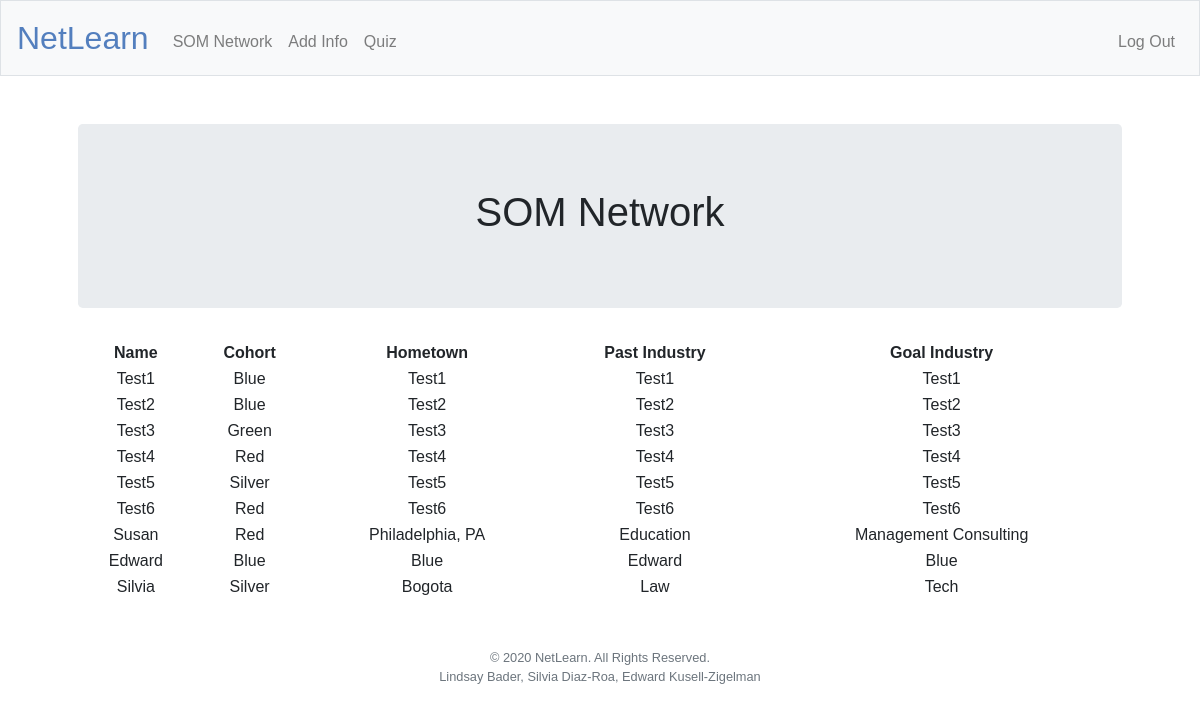
Page / (signed in) on the earlier database version.
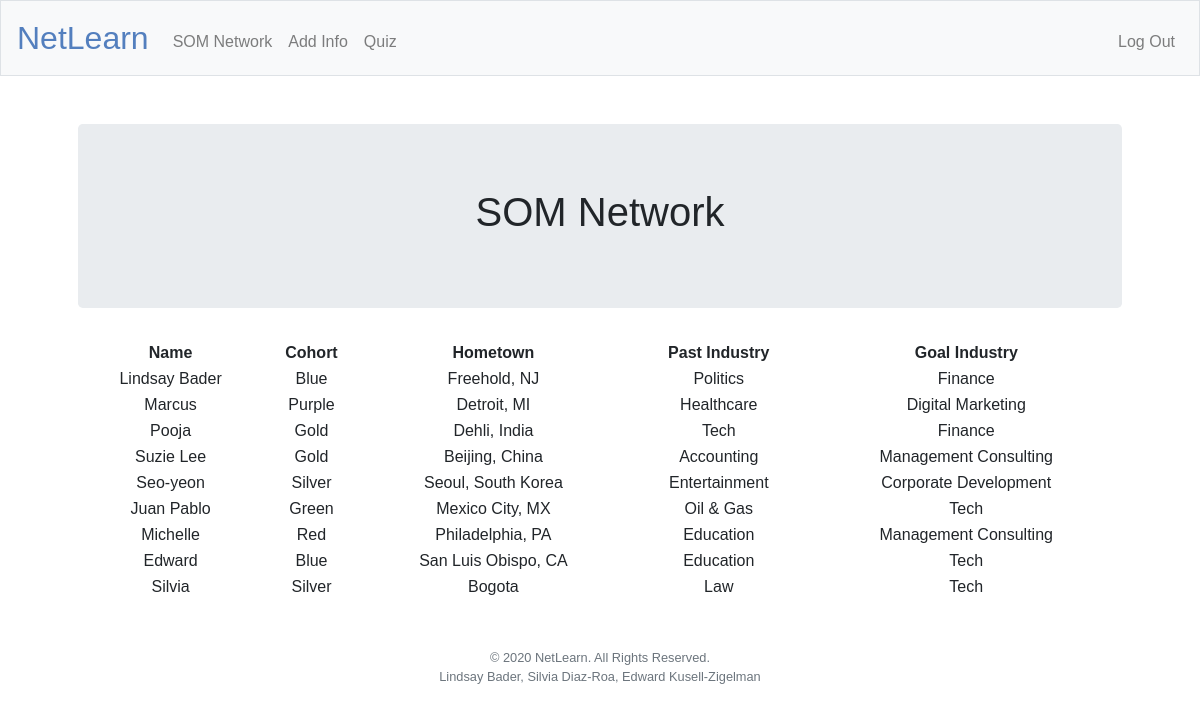
Same page on the later database version.
### tables this page shows
CREATE TABLE network (id INTEGER, name TEXT, cohort TEXT, hometown TEXT, past_industry TEXT, goal_industry TEXT, PRIMARY KEY(id));

### application.py (the view)
@app.route("/")
@login_required
def SOM_network():
    network = db.execute("SELECT * FROM network")
    return render_template("SOM_network.html", network = network)

### application.py (called while the page is built)
@app.after_request
def after_request(response):
    response.headers["Cache-Control"] = "no-cache, no-store, must-revalidate"
    response.headers["Expires"] = 0
    response.headers["Pragma"] = "no-cache"
    return response

### helpers.py (called while the page is built)
def login_required(f):
    @wraps(f)
    def decorated_function(*args, **kwargs):
        if session.get("user_id") is None:
            return redirect("/login")
        return f(*args, **kwargs)
    return decorated_function

### templates/SOM_network.html (shortened to what this page needs)
{% extends "layout.html" %}
{% block main %}
            <div class="jumbotron">
            <h1>SOM Network</h1>
            </div>
                <table style="width: 100%">
                    <thead>
                        <tr>
                            <th>Name</th>
                            <th>Cohort</th>
                            <th>Hometown</th>
                            <th>Past Industry</th>
                            <th>Goal Industry</th>
                        </tr>
                    </thead>
                    <tbody>
                        {% for row in network %}
                            <tr>
                                <td> {{ row.name}} </td>
                                <td> {{ row.cohort}} </td>
                                <td> {{ row.hometown}} </td>
                                <td> {{ row.past_industry}} </td>
                                <td> {{ row.goal_industry}} </td>
                            </tr>
                        {% endfor %}
                    </tbody>
                </table>
{% endblock %}

### templates/layout.html (shortened to what this page needs)
<!DOCTYPE html>
<html lang="en">
    <head>
        <link rel="stylesheet" href="https://cdn.jsdelivr.net/npm/bootstrap@4.5.3/dist/css/bootstrap.min.css">
        <link href="/static/styles.css" rel="stylesheet">
    </head>
    <body>
        <nav class="navbar navbar-expand-md navbar-light bg-light border">
            <a class="navbar-brand" href="/"><span class="blue">NetLearn</span></a>
            <div class="collapse navbar-collapse" id="navbar">
                {% if session.user_id %}
                    <ul class="navbar-nav mr-auto mt-2">
                        <li class="nav-item"><a class="nav-link" href="/">SOM Network</a></li>
                        <li class="nav-item"><a class="nav-link" href="/add_info">Add Info</a></li>
                        <li class="nav-item"><a class="nav-link" href="/quiz">Quiz</a></li>
                    </ul>
                    <ul class="navbar-nav ml-auto mt-2">
                        <li class="nav-item"><a class="nav-link" href="/logout">Log Out</a></li>
                    </ul>
                {% else %}
                    <ul class="navbar-nav ml-auto mt-2">
                        <li class="nav-item"><a class="nav-link" href="/create_account">Create Account</a></li>
                        <li class="nav-item"><a class="nav-link" href="/login">Log In</a></li>
                    </ul>
                {% endif %}
            </div>
        </nav>
        <main class="container p-5">
            {% block main %}{% endblock %}
        </main>
        <footer class="small text-center text-muted">
            &#169; 2020 NetLearn. All Rights Reserved.
            <br>
            Lindsay Bader, Silvia Diaz-Roa, Edward Kusell-Zigelman
        </footer>
    </body>
</html>

### static/styles.css (style rules this page uses)
* { font-family: arial; }
nav .navbar-brand { font-size: xx-large; }
nav .navbar-brand .blue { color: #537fbe; }
main { overflow-x: auto; text-align: center; }

Differences in the rows shown:
removed network: name "Test2", cohort "Blue", hometown "Test2", past_industry "Test2", goal_industry "Test2"
removed network: name "Test3", cohort "Green", hometown "Test3", past_industry "Test3", goal_industry "Test3"
removed network: name "Test4", cohort "Red", hometown "Test4", past_industry "Test4", goal_industry "Test4"
changed network: name "Test1" → "Lindsay Bader"; hometown "Test1" → "Freehold, NJ"; past_industry "Test1" → "Politics"; goal_industry "Test1" → "Finance"
added network: name "Marcus", cohort "Purple", hometown "Detroit, MI", past_industry "Healthcare", goal_industry "Digital Marketing"
added network: name "Pooja", cohort "Gold", hometown "Dehli, India", past_industry "Tech", goal_industry "Finance"
added network: name "Suzie Lee", cohort "Gold", hometown "Beijing, China", past_industry "Accounting", goal_industry "Management Consulting"
changed network: name "Test5" → "Seo-yeon"; hometown "Test5" → "Seoul, South Korea"; past_industry "Test5" → "Entertainment"; goal_industry "Test5" → "Corporate Development"
changed network: name "Test6" → "Juan Pablo"; cohort "Red" → "Green"; hometown "Test6" → "Mexico City, MX"; past_industry "Test6" → "Oil & Gas"; goal_industry "Test6" → "Tech"
changed network "Red": name "Susan" → "Michelle"
changed network "Edward": hometown "Blue" → "San Luis Obispo, CA"; past_industry "Edward" → "Education"; goal_industry "Blue" → "Tech"
